Frame 1 (no input): blank canvas, image omitted
Frame 60 (no input): blank canvas, image omitted
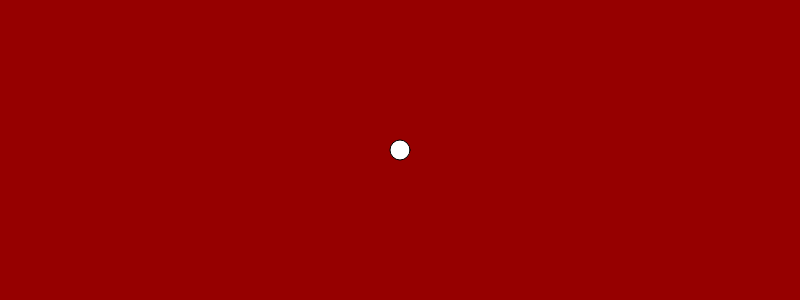
Frame 120 (the mouse pressed at the canvas centre since frame 60)

The p5.js sketch whose frames 1 and 60 were blank and that drew this single picture after the mouse press (run headless with seeded random() and noise() and a simulated clock; from frame 60 on, the mouse is pressed at the canvas centre):

// p5.js sketch
// ── sketch.js
function setup() {
  createCanvas(800, 300);
}

function draw() {
  background(150,0,0);
  ellipse(mouseX,mouseY,20,20);
}
